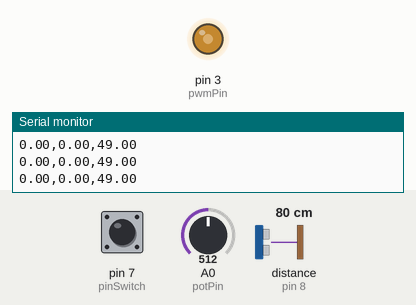
Bench run of a sketch on a simulated Arduino Uno, built with avr-gcc and run on an emulated ATmega328P. Parts: output pins drawn as LEDs (lit = HIGH), the last lines printed to the serial monitor. Wiring (inferred from the names in the program): ultrasonic range finder: trigger pin 9; echo pin 8. The test bench sets the inputs (shaded band); at power-on: A0 (potPin) = 512, pin 7 (pinSwitch) HIGH, distance to the obstacle (sensor on pin 8) 80 cm. The echo pulse lasts 58.3 µs per cm; pins used as bus, display or sensor lines are not drawn.

Above: at 1.2 s.
1.3 s: A0 (potPin) set to 306
At 2.2 s:
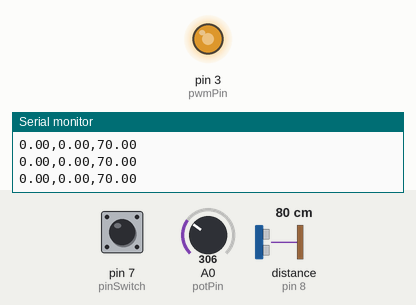
2.8 s: pin 7 (pinSwitch) pulled LOW for 0.15 s
At 2.91 s:
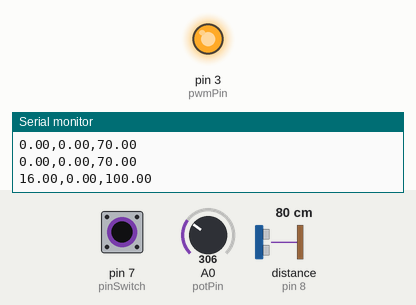
4.5 s: A0 (potPin) set to 900
At 4.8 s:
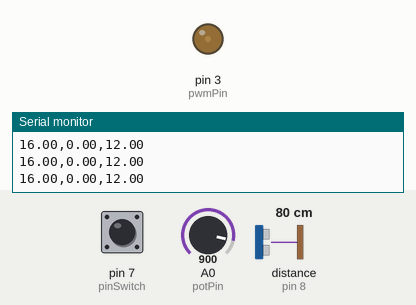
6.0 s: pin 7 (pinSwitch) pulled LOW for 1 s
At 6.26 s:
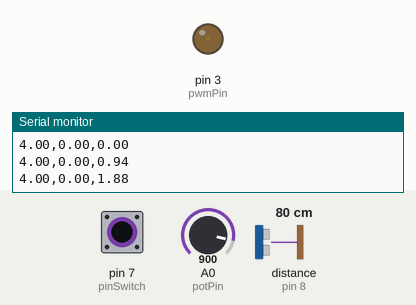
9.0 s: A0 (potPin) set to 1023
At 9.5 s:
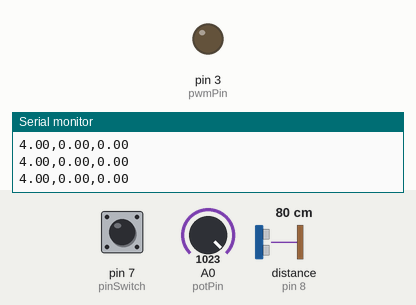
10.5 s: A0 (potPin) set to 0
At 11.8 s:
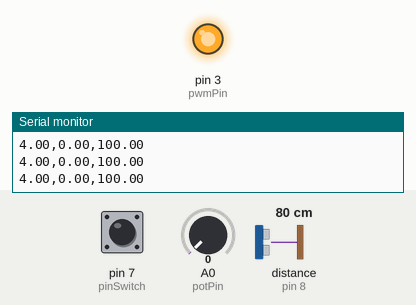
Timing chart, 0 to 13.0 s (numbered marks = the images above; inputs shaded):
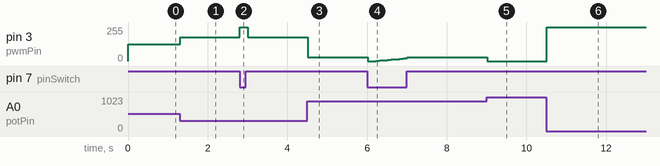

Measured:
- after the input at 1.3 s, pin 3 (pwmPin): 124/255 → 178/255 at once
- after the input at 2.8 s, pin 3 (pwmPin): 178/255 → 255/255 at once, → 178/255 0.20 s later
- after the input at 4.5 s, pin 3 (pwmPin): 178/255 → 30/255 at once
- after the input at 6.0 s, pin 3 (pwmPin): 30/255 → 0/255 at once, → 2/255 0.20 s later, → 5/255 0.10 s later, → 7/255 0.10 s later, … (10 changes in this stretch)
- after the input at 9.0 s, pin 3 (pwmPin): 30/255 → 0/255 at once
- after the input at 10.5 s, pin 3 (pwmPin): 0/255 → 255/255 at once

The sketch:

control_lvl.ino
```cpp
// (licence header left out)
#define TRIG_PIN 9
 #define ECHO_PIN 8
 const int potPin = A0; // Entrada analógica del potenciómetro
 const int pwmPin = 3; // Salida PWM (D3, D5, D6, D9, D10 o D11 en UNO)
 const int pinSwitch = 7; // Pin donde conectas el interruptor
 float ALTURA_TANQUE = 30.0; // cm
 float a = 0.8282; // coeficiente IIR (0<α≤1 → más bajo = más filtrado)
 float nivel_a1 = 0.0;
 volatile float nivel_filt = 0.0;
 volatile float nivel_1 = 0.0;
 volatile bool flag_nuevo_dato = false;
 unsigned long duracion;
 float distancia;
 float nivel;
 int estado;
 int pot;
 float ref=0;
 float y=0;
 float e=0,e1=0;
 float u=0,u1=0;
 float K0=22.2622;
 float K1=-22.0274;
 float tiempo=0;
 uint32_t LoopTimer;
 void setup() {
 Serial.begin(115200);
 pinMode(TRIG_PIN, OUTPUT);
 pinMode(ECHO_PIN, INPUT);
 pinMode(pinSwitch, INPUT_PULLUP);
 LoopTimer = micros();
 }

 void loop() {
 estado = digitalRead(pinSwitch);
 pot =1023- analogRead(potPin);
 // --- Disparo ultrasónico ---
 digitalWrite(TRIG_PIN, LOW);
 delayMicroseconds(2);
 digitalWrite(TRIG_PIN, HIGH);
 delayMicroseconds(10);
 digitalWrite(TRIG_PIN, LOW);

 // Medición no bloqueante
 duracion = pulseIn(ECHO_PIN, HIGH, 30000); // timeout 30 ms
if (duracion == 0) {
  LoopTimer = micros();
  return;
}
 distancia = duracion / 58.2; // cm
 nivel = ALTURA_TANQUE - distancia;
 if (nivel < 0) nivel = 0;

 // --- Filtro IIR ---
 nivel_filt = (1.0-a)*nivel + a*nivel_1;
 nivel_1 = nivel_filt;
 flag_nuevo_dato = true;
 if (estado == LOW) { // automatico
 y= pot*20.0/1023.0;
 ref=round(y/4)*4;
 e=ref-nivel_filt;
 u=u1+K0*e+K1*e1;
 if (u >= 100.0){ //saturacion
 u = 100.0;
 }
 if (u <= 0.0 || ref==0.0){
 u = 0.0;
 }

 } else { // manual
 e1=0;
 u1=0;
 u = map(pot, 0, 1023, 0, 100); // manual de 0–100
 }
 analogWrite(pwmPin, map(u, 0, 100, 0, 255));
 e1=e;
 u1=u;
if (flag_nuevo_dato) {
  flag_nuevo_dato = false;
  if (Serial) {  // Solo imprime si el puerto sigue conectado
    Serial.print(ref);
    Serial.print(",");
    Serial.print(nivel_filt);
    Serial.print(",");
    Serial.println(u);
  }
}
 while ( micros() - LoopTimer< 100000); // el codigo se bloquea o no avanza hasta que se cumpla la condicion
 LoopTimer=micros();
 }
```
